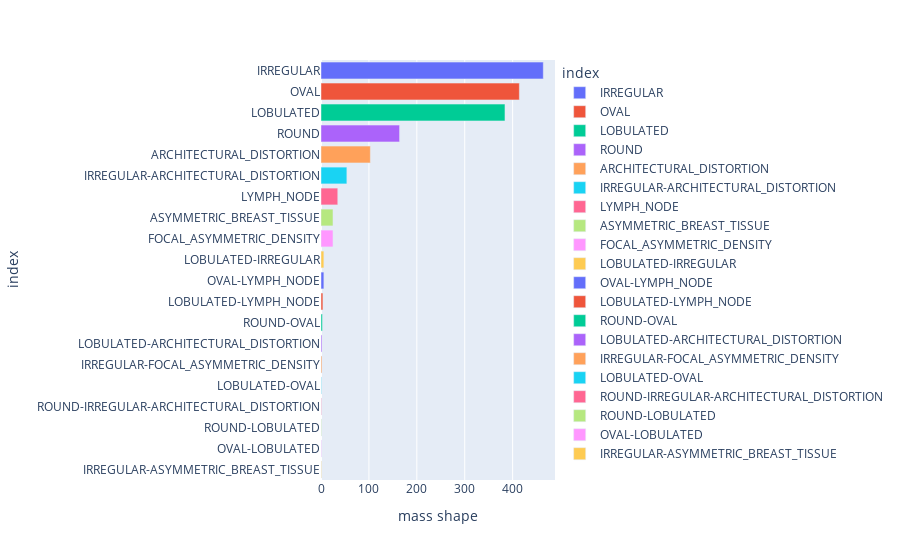

Notebook code cell kept with this figure:
### Code cell
## plot the mass shapes
shape_mass_full_data_graph= px.bar(data_frame=shape_mass_full_data, x='mass shape', y='index', color='index')
shape_mass_full_data_graph

### Figure 1 — Plotly figure (JSON) as saved in the notebook; plotly's stock layout.template omitted (floating-point values rounded to 4 significant figures)
{"data": [{"alignmentgroup": "True", "hovertemplate": "index=%{y}<br>mass shape=%{x}<extra></extra>", "legendgroup": "IRREGULAR", "marker": {"color": "#636efa", "pattern": {"shape": ""}}, "name": "IRREGULAR", "offsetgroup": "IRREGULAR", "orientation": "h", "showlegend": true, "textposition": "auto", "type": "bar", "x": [464], "xaxis": "x", "y": ["IRREGULAR"], "yaxis": "y"}, {"alignmentgroup": "True", "hovertemplate": "index=%{y}<br>mass shape=%{x}<extra></extra>", "legendgroup": "OVAL", "marker": {"color": "#EF553B", "pattern": {"shape": ""}}, "name": "OVAL", "offsetgroup": "OVAL", "orientation": "h", "showlegend": true, "textposition": "auto", "type": "bar", "x": [414], "xaxis": "x", "y": ["OVAL"], "yaxis": "y"}, {"alignmentgroup": "True", "hovertemplate": "index=%{y}<br>mass shape=%{x}<extra></extra>", "legendgroup": "LOBULATED", "marker": {"color": "#00cc96", "pattern": {"shape": ""}}, "name": "LOBULATED", "offsetgroup": "LOBULATED", "orientation": "h", "showlegend": true, "textposition": "auto", "type": "bar", "x": [384], "xaxis": "x", "y": ["LOBULATED"], "yaxis": "y"}, {"alignmentgroup": "True", "hovertemplate": "index=%{y}<br>mass shape=%{x}<extra></extra>", "legendgroup": "ROUND", "marker": {"color": "#ab63fa", "pattern": {"shape": ""}}, "name": "ROUND", "offsetgroup": "ROUND", "orientation": "h", "showlegend": true, "textposition": "auto", "type": "bar", "x": [164], "xaxis": "x", "y": ["ROUND"], "yaxis": "y"}, {"alignmentgroup": "True", "hovertemplate": "index=%{y}<br>mass shape=%{x}<extra></extra>", "legendgroup": "ARCHITECTURAL_DISTORTION", "marker": {"color": "#FFA15A", "pattern": {"shape": ""}}, "name": "ARCHITECTURAL_DISTORTION", "offsetgroup": "ARCHITECTURAL_DISTORTION", "orientation": "h", "showlegend": true, "textposition": "auto", "type": "bar", "x": [103], "xaxis": "x", "y": ["ARCHITECTURAL_DISTORTION"], "yaxis": "y"}, {"alignmentgroup": "True", "hovertemplate": "index=%{y}<br>mass shape=%{x}<extra></extra>", "legendgroup": "IRREGULAR-ARCHITECTURAL_DISTORTION", "marker": {"color": "#19d3f3", "pattern": {"shape": ""}}, "name": "IRREGULAR-ARCHITECTURAL_DISTORTION", "offsetgroup": "IRREGULAR-ARCHITECTURAL_DISTORTION", "orientation": "h", "showlegend": true, "textposition": "auto", "type": "bar", "x": [54], "xaxis": "x", "y": ["IRREGULAR-ARCHITECTURAL_DISTORTION"], "yaxis": "y"}, {"alignmentgroup": "True", "hovertemplate": "index=%{y}<br>mass shape=%{x}<extra></extra>", "legendgroup": "LYMPH_NODE", "marker": {"color": "#FF6692", "pattern": {"shape": ""}}, "name": "LYMPH_NODE", "offsetgroup": "LYMPH_NODE", "orientation": "h", "showlegend": true, "textposition": "auto", "type": "bar", "x": [35], "xaxis": "x", "y": ["LYMPH_NODE"], "yaxis": "y"}, {"alignmentgroup": "True", "hovertemplate": "index=%{y}<br>mass shape=%{x}<extra></extra>", "legendgroup": "ASYMMETRIC_BREAST_TISSUE", "marker": {"color": "#B6E880", "pattern": {"shape": ""}}, "name": "ASYMMETRIC_BREAST_TISSUE", "offsetgroup": "ASYMMETRIC_BREAST_TISSUE", "orientation": "h", "showlegend": true, "textposition": "auto", "type": "bar", "x": [25], "xaxis": "x", "y": ["ASYMMETRIC_BREAST_TISSUE"], "yaxis": "y"}, {"alignmentgroup": "True", "hovertemplate": "index=%{y}<br>mass shape=%{x}<extra></extra>", "legendgroup": "FOCAL_ASYMMETRIC_DENSITY", "marker": {"color": "#FF97FF", "pattern": {"shape": ""}}, "name": "FOCAL_ASYMMETRIC_DENSITY", "offsetgroup": "FOCAL_ASYMMETRIC_DENSITY", "orientation": "h", "showlegend": true, "textposition": "auto", "type": "bar", "x": [25], "xaxis": "x", "y": ["FOCAL_ASYMMETRIC_DENSITY"], "yaxis": "y"}, {"alignmentgroup": "True", "hovertemplate": "index=%{y}<br>mass shape=%{x}<extra></extra>", "legendgroup": "LOBULATED-IRREGULAR", "marker": {"color": "#FECB52", "pattern": {"shape": ""}}, "name": "LOBULATED-IRREGULAR", "offsetgroup": "LOBULATED-IRREGULAR", "orientation": "h", "showlegend": true, "textposition": "auto", "type": "bar", "x": [6], "xaxis": "x", "y": ["LOBULATED-IRREGULAR"], "yaxis": "y"}, {"alignmentgroup": "True", "hovertemplate": "index=%{y}<br>mass shape=%{x}<extra></extra>", "legendgroup": "OVAL-LYMPH_NODE", "marker": {"color": "#636efa", "pattern": {"shape": ""}}, "name": "OVAL-LYMPH_NODE", "offsetgroup": "OVAL-LYMPH_NODE", "orientation": "h", "showlegend": true, "textposition": "auto", "type": "bar", "x": [6], "xaxis": "x", "y": ["OVAL-LYMPH_NODE"], "yaxis": "y"}, {"alignmentgroup": "True", "hovertemplate": "index=%{y}<br>mass shape=%{x}<extra></extra>", "legendgroup": "LOBULATED-LYMPH_NODE", "marker": {"color": "#EF553B", "pattern": {"shape": ""}}, "name": "LOBULATED-LYMPH_NODE", "offsetgroup": "LOBULATED-LYMPH_NODE", "orientation": "h", "showlegend": true, "textposition": "auto", "type": "bar", "x": [4], "xaxis": "x", "y": ["LOBULATED-LYMPH_NODE"], "yaxis": "y"}, {"alignmentgroup": "True", "hovertemplate": "index=%{y}<br>mass shape=%{x}<extra></extra>", "legendgroup": "ROUND-OVAL", "marker": {"color": "#00cc96", "pattern": {"shape": ""}}, "name": "ROUND-OVAL", "offsetgroup": "ROUND-OVAL", "orientation": "h", "showlegend": true, "textposition": "auto", "type": "bar", "x": [3], "xaxis": "x", "y": ["ROUND-OVAL"], "yaxis": "y"}, {"alignmentgroup": "True", "hovertemplate": "index=%{y}<br>mass shape=%{x}<extra></extra>", "legendgroup": "LOBULATED-ARCHITECTURAL_DISTORTION", "marker": {"color": "#ab63fa", "pattern": {"shape": ""}}, "name": "LOBULATED-ARCHITECTURAL_DISTORTION", "offsetgroup": "LOBULATED-ARCHITECTURAL_DISTORTION", "orientation": "h", "showlegend": true, "textposition": "auto", "type": "bar", "x": [2], "xaxis": "x", "y": ["LOBULATED-ARCHITECTURAL_DISTORTION"], "yaxis": "y"}, {"alignmentgroup": "True", "hovertemplate": "index=%{y}<br>mass shape=%{x}<extra></extra>", "legendgroup": "IRREGULAR-FOCAL_ASYMMETRIC_DENSITY", "marker": {"color": "#FFA15A", "pattern": {"shape": ""}}, "name": "IRREGULAR-FOCAL_ASYMMETRIC_DENSITY", "offsetgroup": "IRREGULAR-FOCAL_ASYMMETRIC_DENSITY", "orientation": "h", "showlegend": true, "textposition": "auto", "type": "bar", "x": [2], "xaxis": "x", "y": ["IRREGULAR-FOCAL_ASYMMETRIC_DENSITY"], "yaxis": "y"}, {"alignmentgroup": "True", "hovertemplate": "index=%{y}<br>mass shape=%{x}<extra></extra>", "legendgroup": "LOBULATED-OVAL", "marker": {"color": "#19d3f3", "pattern": {"shape": ""}}, "name": "LOBULATED-OVAL", "offsetgroup": "LOBULATED-OVAL", "orientation": "h", "showlegend": true, "textposition": "auto", "type": "bar", "x": [1], "xaxis": "x", "y": ["LOBULATED-OVAL"], "yaxis": "y"}, {"alignmentgroup": "True", "hovertemplate": "index=%{y}<br>mass shape=%{x}<extra></extra>", "legendgroup": "ROUND-IRREGULAR-ARCHITECTURAL_DISTORTION", "marker": {"color": "#FF6692", "pattern": {"shape": ""}}, "name": "ROUND-IRREGULAR-ARCHITECTURAL_DISTORTION", "offsetgroup": "ROUND-IRREGULAR-ARCHITECTURAL_DISTORTION", "orientation": "h", "showlegend": true, "textposition": "auto", "type": "bar", "x": [1], "xaxis": "x", "y": ["ROUND-IRREGULAR-ARCHITECTURAL_DISTORTION"], "yaxis": "y"}, {"alignmentgroup": "True", "hovertemplate": "index=%{y}<br>mass shape=%{x}<extra></extra>", "legendgroup": "ROUND-LOBULATED", "marker": {"color": "#B6E880", "pattern": {"shape": ""}}, "name": "ROUND-LOBULATED", "offsetgroup": "ROUND-LOBULATED", "orientation": "h", "showlegend": true, "textposition": "auto", "type": "bar", "x": [1], "xaxis": "x", "y": ["ROUND-LOBULATED"], "yaxis": "y"}, {"alignmentgroup": "True", "hovertemplate": "index=%{y}<br>mass shape=%{x}<extra></extra>", "legendgroup": "OVAL-LOBULATED", "marker": {"color": "#FF97FF", "pattern": {"shape": ""}}, "name": "OVAL-LOBULATED", "offsetgroup": "OVAL-LOBULATED", "orientation": "h", "showlegend": true, "textposition": "auto", "type": "bar", "x": [1], "xaxis": "x", "y": ["OVAL-LOBULATED"], "yaxis": "y"}, {"alignmentgroup": "True", "hovertemplate": "index=%{y}<br>mass shape=%{x}<extra></extra>", "legendgroup": "IRREGULAR-ASYMMETRIC_BREAST_TISSUE", "marker": {"color": "#FECB52", "pattern": {"shape": ""}}, "name": "IRREGULAR-ASYMMETRIC_BREAST_TISSUE", "offsetgroup": "IRREGULAR-ASYMMETRIC_BREAST_TISSUE", "orientation": "h", "showlegend": true, "textposition": "auto", "type": "bar", "x": [1], "xaxis": "x", "y": ["IRREGULAR-ASYMMETRIC_BREAST_TISSUE"], "yaxis": "y"}], "layout": {"barmode": "relative", "legend": {"title": {"text": "index"}, "tracegroupgap": 0}, "margin": {"t": 60}, "xaxis": {"anchor": "y", "domain": [0, 1], "title": {"text": "mass shape"}}, "yaxis": {"anchor": "x", "categoryarray": ["IRREGULAR-ASYMMETRIC_BREAST_TISSUE", "OVAL-LOBULATED", "ROUND-LOBULATED", "ROUND-IRREGULAR-ARCHITECTURAL_DISTORTION", "LOBULATED-OVAL", "IRREGULAR-FOCAL_ASYMMETRIC_DENSITY", "LOBULATED-ARCHITECTURAL_DISTORTION", "ROUND-OVAL", "LOBULATED-LYMPH_NODE", "OVAL-LYMPH_NODE", "LOBULATED-IRREGULAR", "FOCAL_ASYMMETRIC_DENSITY", "ASYMMETRIC_BREAST_TISSUE", "LYMPH_NODE", "IRREGULAR-ARCHITECTURAL_DISTORTION", "ARCHITECTURAL_DISTORTION", "ROUND", "LOBULATED", "OVAL", "IRREGULAR"], "categoryorder": "array", "domain": [0, 1], "title": {"text": "index"}}}}
